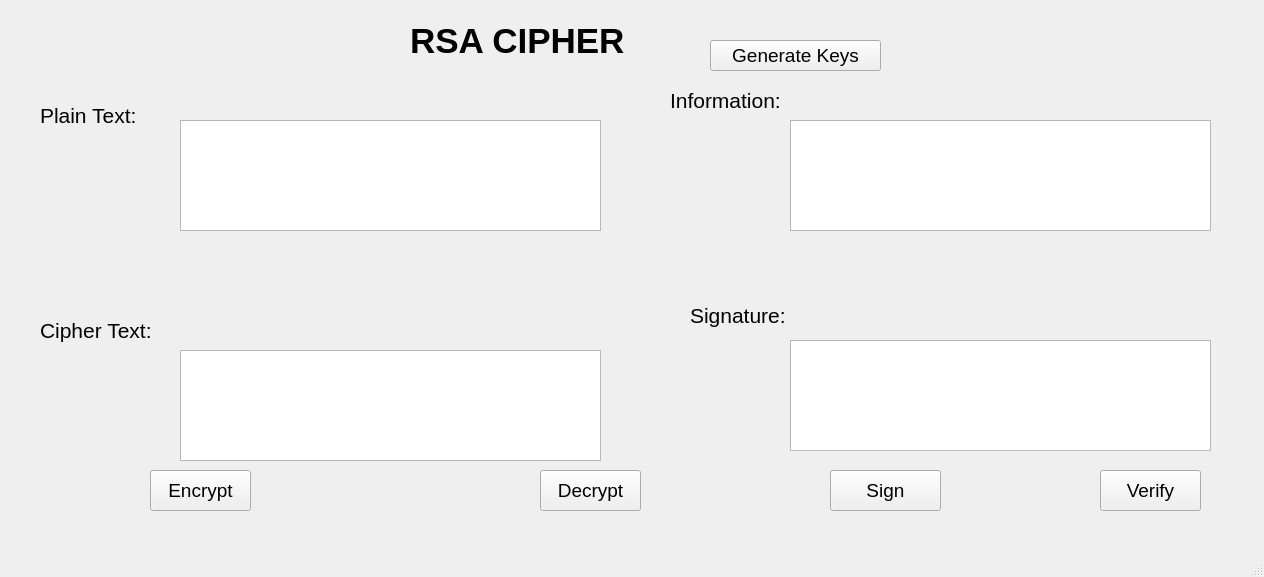
<?xml version="1.0" encoding="UTF-8"?>
<ui version="4.0">
 <class>MainWindow</class>
 <widget class="QMainWindow" name="MainWindow">
  <property name="geometry">
   <rect>
    <x>0</x>
    <y>0</y>
    <width>1264</width>
    <height>577</height>
   </rect>
  </property>
  <property name="windowTitle">
   <string>RSA Cipher</string>
  </property>
  <widget class="QWidget" name="centralwidget">
   <widget class="QLabel" name="label">
    <property name="geometry">
     <rect>
      <x>410</x>
      <y>10</y>
      <width>371</width>
      <height>61</height>
     </rect>
    </property>
    <property name="font">
     <font>
      <pointsize>26</pointsize>
      <weight>75</weight>
      <bold>true</bold>
     </font>
    </property>
    <property name="text">
     <string>RSA CIPHER</string>
    </property>
   </widget>
   <widget class="QLabel" name="label_2">
    <property name="geometry">
     <rect>
      <x>40</x>
      <y>100</y>
      <width>141</width>
      <height>31</height>
     </rect>
    </property>
    <property name="font">
     <font>
      <pointsize>16</pointsize>
     </font>
    </property>
    <property name="text">
     <string>Plain Text:</string>
    </property>
   </widget>
   <widget class="QLabel" name="label_3">
    <property name="geometry">
     <rect>
      <x>40</x>
      <y>310</y>
      <width>161</width>
      <height>41</height>
     </rect>
    </property>
    <property name="font">
     <font>
      <pointsize>16</pointsize>
     </font>
    </property>
    <property name="text">
     <string>Cipher Text:</string>
    </property>
   </widget>
   <widget class="QLabel" name="label_4">
    <property name="geometry">
     <rect>
      <x>670</x>
      <y>90</y>
      <width>161</width>
      <height>21</height>
     </rect>
    </property>
    <property name="font">
     <font>
      <pointsize>16</pointsize>
     </font>
    </property>
    <property name="text">
     <string>Information:</string>
    </property>
   </widget>
   <widget class="QLabel" name="label_5">
    <property name="geometry">
     <rect>
      <x>690</x>
      <y>300</y>
      <width>151</width>
      <height>31</height>
     </rect>
    </property>
    <property name="font">
     <font>
      <pointsize>16</pointsize>
     </font>
    </property>
    <property name="text">
     <string>Signature:</string>
    </property>
   </widget>
   <widget class="QPlainTextEdit" name="txt_info">
    <property name="geometry">
     <rect>
      <x>790</x>
      <y>120</y>
      <width>421</width>
      <height>111</height>
     </rect>
    </property>
   </widget>
   <widget class="QPlainTextEdit" name="txt_sign">
    <property name="geometry">
     <rect>
      <x>790</x>
      <y>340</y>
      <width>421</width>
      <height>111</height>
     </rect>
    </property>
   </widget>
   <widget class="QPlainTextEdit" name="txt_plain_text">
    <property name="geometry">
     <rect>
      <x>180</x>
      <y>120</y>
      <width>421</width>
      <height>111</height>
     </rect>
    </property>
   </widget>
   <widget class="QPlainTextEdit" name="txt_cipher_text">
    <property name="geometry">
     <rect>
      <x>180</x>
      <y>350</y>
      <width>421</width>
      <height>111</height>
     </rect>
    </property>
   </widget>
   <widget class="QPushButton" name="btn_gen_keys">
    <property name="geometry">
     <rect>
      <x>710</x>
      <y>40</y>
      <width>171</width>
      <height>31</height>
     </rect>
    </property>
    <property name="font">
     <font>
      <pointsize>14</pointsize>
     </font>
    </property>
    <property name="text">
     <string>Generate Keys</string>
    </property>
   </widget>
   <widget class="QPushButton" name="btn_encrypt">
    <property name="geometry">
     <rect>
      <x>150</x>
      <y>470</y>
      <width>101</width>
      <height>41</height>
     </rect>
    </property>
    <property name="font">
     <font>
      <pointsize>14</pointsize>
     </font>
    </property>
    <property name="text">
     <string>Encrypt</string>
    </property>
   </widget>
   <widget class="QPushButton" name="btn_decrypt">
    <property name="geometry">
     <rect>
      <x>540</x>
      <y>470</y>
      <width>101</width>
      <height>41</height>
     </rect>
    </property>
    <property name="font">
     <font>
      <pointsize>14</pointsize>
     </font>
    </property>
    <property name="text">
     <string>Decrypt</string>
    </property>
   </widget>
   <widget class="QPushButton" name="btn_sign">
    <property name="geometry">
     <rect>
      <x>830</x>
      <y>470</y>
      <width>111</width>
      <height>41</height>
     </rect>
    </property>
    <property name="font">
     <font>
      <pointsize>14</pointsize>
     </font>
    </property>
    <property name="text">
     <string>Sign</string>
    </property>
   </widget>
   <widget class="QPushButton" name="btn_verify">
    <property name="geometry">
     <rect>
      <x>1100</x>
      <y>470</y>
      <width>101</width>
      <height>41</height>
     </rect>
    </property>
    <property name="font">
     <font>
      <pointsize>14</pointsize>
     </font>
    </property>
    <property name="text">
     <string>Verify</string>
    </property>
   </widget>
  </widget>
  <widget class="QMenuBar" name="menubar">
   <property name="geometry">
    <rect>
     <x>0</x>
     <y>0</y>
     <width>1264</width>
     <height>26</height>
    </rect>
   </property>
  </widget>
  <widget class="QStatusBar" name="statusbar"/>
 </widget>
 <resources/>
 <connections/>
</ui>
